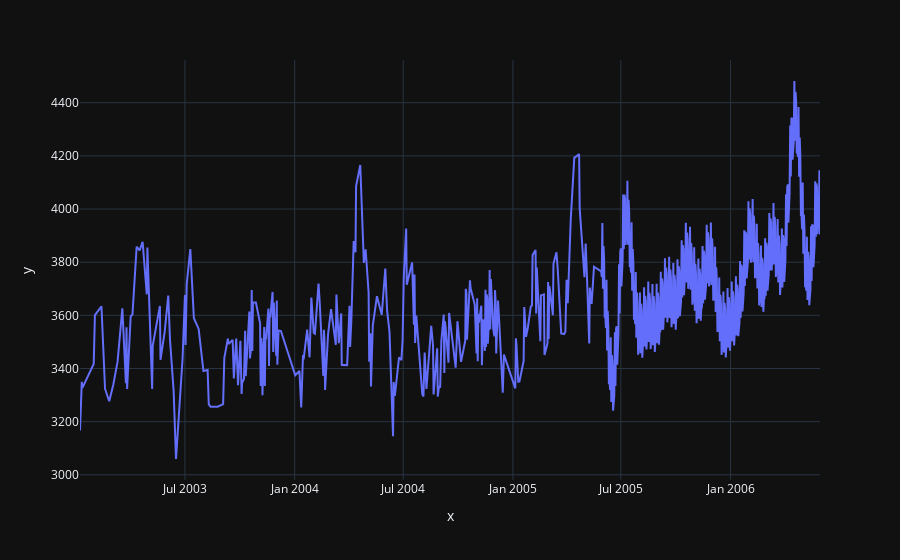

The notebook cell saved with this chart:
### Code cell
px.line(x = a["ds"], y = a["yhat"],template = 'plotly_dark')

### Figure 1 — Plotly figure (JSON) as saved in the notebook; plotly's stock layout.template omitted (floating-point values rounded to 4 significant figures; data arrays with more than 128 entries replaced by an {"elided": "..."} marker saying what was removed)
{"data": [{"hovertemplate": "x=%{x}<br>y=%{y}<extra></extra>", "legendgroup": "", "line": {"color": "#636efa", "dash": "solid"}, "marker": {"symbol": "circle"}, "mode": "lines", "name": "", "orientation": "v", "showlegend": false, "type": "scatter", "x": {"elided": "617 str values"}, "xaxis": "x", "y": {"elided": "617 float values"}, "yaxis": "y"}], "layout": {"legend": {"tracegroupgap": 0}, "margin": {"t": 60}, "xaxis": {"anchor": "y", "domain": [0, 1], "title": {"text": "x"}}, "yaxis": {"anchor": "x", "domain": [0, 1], "title": {"text": "y"}}}}
